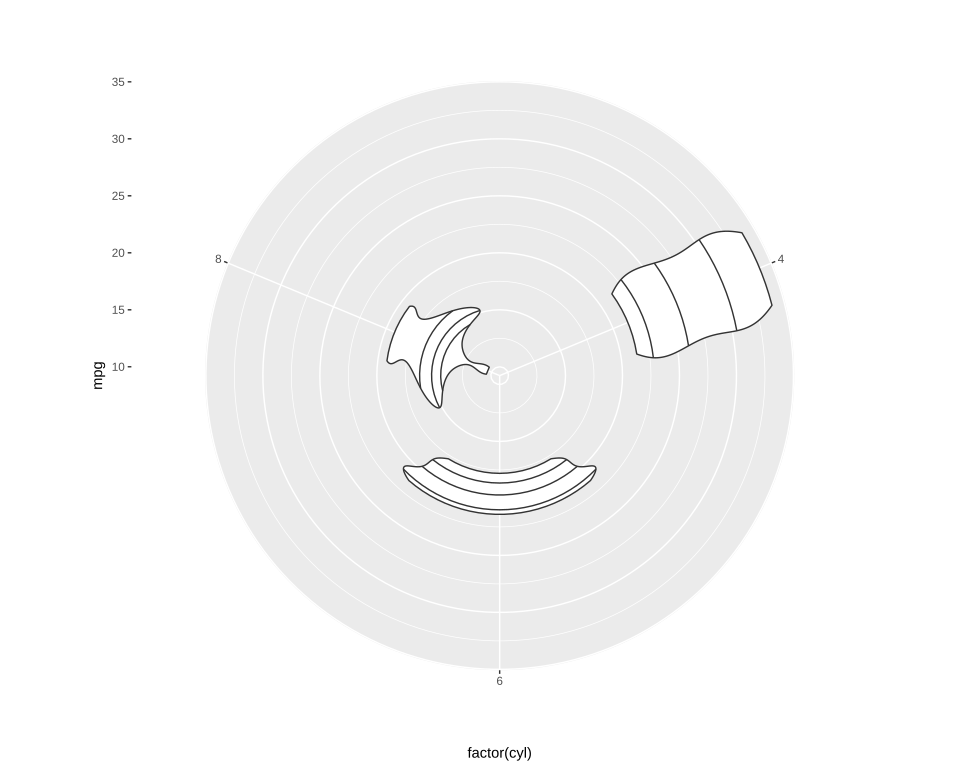

Write the R code that produced this figure.
# The plot test/golden/violin_quantiles_radial.svg draws, drawn by ggplot2 itself, as ggplot2's own visual tests
# draw their snapshots: the independent check on that golden whenever it changes. The suite never
# runs this; it needs R, ggplot2 and vdiffr, saved as the Docker image giggly-r:ggplot2-4.0.3. From
# the repository's root:
#
#   docker run --rm -v "$PWD/test/golden":/golden:ro giggly-r:ggplot2-4.0.3 \
#     Rscript /golden/violin_quantiles_radial.R > violin_quantiles_radial.ggplot2.svg
#
# and compare the two drawings element by element, as test/golden/point.R describes, `<line>`
# elements included.
#
# Quantile lines in radial coordinates, each munched to follow the panel's curves, as GeomPath
# munches it.
#
# First checked with ggplot2 4.0.3 and vdiffr 1.0.9: every element matches, in R's order, and
# every clip path but svglite's around the whole drawing.

library(ggplot2)

plot <- ggplot(mtcars, aes(factor(cyl), mpg)) +
  geom_violin(quantile.linetype = 1) +
  coord_radial() +
  theme_gray()

file <- tempfile(fileext = ".svg")
vdiffr::write_svg(plot, file)
cat(readLines(file), sep = "\n")
